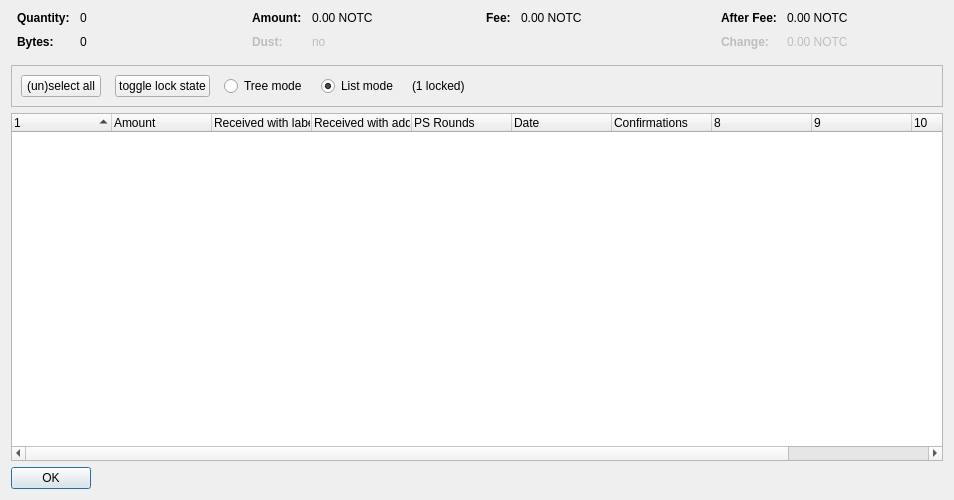
<?xml version="1.0" encoding="UTF-8"?>
<ui version="4.0">
 <class>CoinControlDialog</class>
 <widget class="QDialog" name="CoinControlDialog">
  <property name="geometry">
   <rect>
    <x>0</x>
    <y>0</y>
    <width>954</width>
    <height>500</height>
   </rect>
  </property>
  <property name="windowTitle">
   <string>Coin Selection</string>
  </property>
  <layout class="QVBoxLayout" name="verticalLayout">
   <item>
    <layout class="QHBoxLayout" name="horizontalLayoutTop" stretch="0,0,0,0">
     <property name="topMargin">
      <number>0</number>
     </property>
     <property name="bottomMargin">
      <number>10</number>
     </property>
     <item>
      <layout class="QFormLayout" name="formLayoutCoinControl1">
       <property name="horizontalSpacing">
        <number>10</number>
       </property>
       <property name="verticalSpacing">
        <number>10</number>
       </property>
       <property name="leftMargin">
        <number>6</number>
       </property>
       <property name="rightMargin">
        <number>6</number>
       </property>
       <item row="0" column="0">
        <widget class="QLabel" name="labelCoinControlQuantityText">
         <property name="font">
          <font>
           <weight>75</weight>
           <bold>true</bold>
          </font>
         </property>
         <property name="text">
          <string>Quantity:</string>
         </property>
        </widget>
       </item>
       <item row="0" column="1">
        <widget class="QLabel" name="labelCoinControlQuantity">
         <property name="cursor">
          <cursorShape>IBeamCursor</cursorShape>
         </property>
         <property name="contextMenuPolicy">
          <enum>Qt::ActionsContextMenu</enum>
         </property>
         <property name="text">
          <string notr="true">0</string>
         </property>
         <property name="textInteractionFlags">
          <set>Qt::LinksAccessibleByMouse|Qt::TextSelectableByKeyboard|Qt::TextSelectableByMouse</set>
         </property>
        </widget>
       </item>
       <item row="1" column="0">
        <widget class="QLabel" name="labelCoinControlBytesText">
         <property name="font">
          <font>
           <weight>75</weight>
           <bold>true</bold>
          </font>
         </property>
         <property name="text">
          <string>Bytes:</string>
         </property>
        </widget>
       </item>
       <item row="1" column="1">
        <widget class="QLabel" name="labelCoinControlBytes">
         <property name="cursor">
          <cursorShape>IBeamCursor</cursorShape>
         </property>
         <property name="contextMenuPolicy">
          <enum>Qt::ActionsContextMenu</enum>
         </property>
         <property name="text">
          <string notr="true">0</string>
         </property>
         <property name="textInteractionFlags">
          <set>Qt::LinksAccessibleByMouse|Qt::TextSelectableByKeyboard|Qt::TextSelectableByMouse</set>
         </property>
        </widget>
       </item>
      </layout>
     </item>
     <item>
      <layout class="QFormLayout" name="formLayoutCoinControl2">
       <property name="horizontalSpacing">
        <number>10</number>
       </property>
       <property name="verticalSpacing">
        <number>10</number>
       </property>
       <property name="leftMargin">
        <number>6</number>
       </property>
       <property name="rightMargin">
        <number>6</number>
       </property>
       <item row="0" column="0">
        <widget class="QLabel" name="labelCoinControlAmountText">
         <property name="font">
          <font>
           <weight>75</weight>
           <bold>true</bold>
          </font>
         </property>
         <property name="text">
          <string>Amount:</string>
         </property>
        </widget>
       </item>
       <item row="0" column="1">
        <widget class="QLabel" name="labelCoinControlAmount">
         <property name="cursor">
          <cursorShape>IBeamCursor</cursorShape>
         </property>
         <property name="contextMenuPolicy">
          <enum>Qt::ActionsContextMenu</enum>
         </property>
         <property name="text">
          <string notr="true">0.00 NOTC</string>
         </property>
         <property name="textInteractionFlags">
          <set>Qt::LinksAccessibleByMouse|Qt::TextSelectableByKeyboard|Qt::TextSelectableByMouse</set>
         </property>
        </widget>
       </item>
       <item row="1" column="0">
        <widget class="QLabel" name="labelCoinControlLowOutputText">
         <property name="enabled">
          <bool>false</bool>
         </property>
         <property name="font">
          <font>
           <weight>75</weight>
           <bold>true</bold>
          </font>
         </property>
         <property name="text">
          <string>Dust:</string>
         </property>
        </widget>
       </item>
       <item row="1" column="1">
        <widget class="QLabel" name="labelCoinControlLowOutput">
         <property name="enabled">
          <bool>false</bool>
         </property>
         <property name="cursor">
          <cursorShape>IBeamCursor</cursorShape>
         </property>
         <property name="contextMenuPolicy">
          <enum>Qt::ActionsContextMenu</enum>
         </property>
         <property name="text">
          <string notr="true">no</string>
         </property>
         <property name="textInteractionFlags">
          <set>Qt::LinksAccessibleByMouse|Qt::TextSelectableByKeyboard|Qt::TextSelectableByMouse</set>
         </property>
        </widget>
       </item>
      </layout>
     </item>
     <item>
      <layout class="QFormLayout" name="formLayoutCoinControl3">
       <property name="horizontalSpacing">
        <number>10</number>
       </property>
       <property name="verticalSpacing">
        <number>10</number>
       </property>
       <property name="leftMargin">
        <number>6</number>
       </property>
       <property name="rightMargin">
        <number>6</number>
       </property>
       <item row="0" column="0">
        <widget class="QLabel" name="labelCoinControlFeeText">
         <property name="font">
          <font>
           <weight>75</weight>
           <bold>true</bold>
          </font>
         </property>
         <property name="text">
          <string>Fee:</string>
         </property>
        </widget>
       </item>
       <item row="0" column="1">
        <widget class="QLabel" name="labelCoinControlFee">
         <property name="cursor">
          <cursorShape>IBeamCursor</cursorShape>
         </property>
         <property name="contextMenuPolicy">
          <enum>Qt::ActionsContextMenu</enum>
         </property>
         <property name="text">
          <string notr="true">0.00 NOTC</string>
         </property>
         <property name="textInteractionFlags">
          <set>Qt::LinksAccessibleByMouse|Qt::TextSelectableByKeyboard|Qt::TextSelectableByMouse</set>
         </property>
        </widget>
       </item>
      </layout>
     </item>
     <item>
      <layout class="QFormLayout" name="formLayoutCoinControl4">
       <property name="horizontalSpacing">
        <number>10</number>
       </property>
       <property name="verticalSpacing">
        <number>10</number>
       </property>
       <property name="leftMargin">
        <number>6</number>
       </property>
       <property name="rightMargin">
        <number>6</number>
       </property>
       <item row="0" column="0">
        <widget class="QLabel" name="labelCoinControlAfterFeeText">
         <property name="font">
          <font>
           <weight>75</weight>
           <bold>true</bold>
          </font>
         </property>
         <property name="text">
          <string>After Fee:</string>
         </property>
        </widget>
       </item>
       <item row="0" column="1">
        <widget class="QLabel" name="labelCoinControlAfterFee">
         <property name="cursor">
          <cursorShape>IBeamCursor</cursorShape>
         </property>
         <property name="contextMenuPolicy">
          <enum>Qt::ActionsContextMenu</enum>
         </property>
         <property name="text">
          <string notr="true">0.00 NOTC</string>
         </property>
         <property name="textInteractionFlags">
          <set>Qt::LinksAccessibleByMouse|Qt::TextSelectableByKeyboard|Qt::TextSelectableByMouse</set>
         </property>
        </widget>
       </item>
       <item row="1" column="0">
        <widget class="QLabel" name="labelCoinControlChangeText">
         <property name="enabled">
          <bool>false</bool>
         </property>
         <property name="font">
          <font>
           <weight>75</weight>
           <bold>true</bold>
          </font>
         </property>
         <property name="text">
          <string>Change:</string>
         </property>
        </widget>
       </item>
       <item row="1" column="1">
        <widget class="QLabel" name="labelCoinControlChange">
         <property name="enabled">
          <bool>false</bool>
         </property>
         <property name="cursor">
          <cursorShape>IBeamCursor</cursorShape>
         </property>
         <property name="contextMenuPolicy">
          <enum>Qt::ActionsContextMenu</enum>
         </property>
         <property name="text">
          <string notr="true">0.00 NOTC</string>
         </property>
         <property name="textInteractionFlags">
          <set>Qt::LinksAccessibleByMouse|Qt::TextSelectableByKeyboard|Qt::TextSelectableByMouse</set>
         </property>
        </widget>
       </item>
      </layout>
     </item>
    </layout>
   </item>
   <item>
    <widget class="QFrame" name="frame">
     <property name="minimumSize">
      <size>
       <width>0</width>
       <height>40</height>
      </size>
     </property>
     <property name="frameShape">
      <enum>QFrame::StyledPanel</enum>
     </property>
     <property name="frameShadow">
      <enum>QFrame::Sunken</enum>
     </property>
     <layout class="QHBoxLayout" name="horizontalLayout">
      <item>
       <layout class="QHBoxLayout" name="horizontalLayoutPanel" stretch="0,0,0,0,0,0">
        <property name="spacing">
         <number>14</number>
        </property>
        <item>
         <widget class="QPushButton" name="pushButtonSelectAll">
          <property name="sizePolicy">
           <sizepolicy hsizetype="Maximum" vsizetype="Fixed">
            <horstretch>0</horstretch>
            <verstretch>0</verstretch>
           </sizepolicy>
          </property>
          <property name="text">
           <string>(un)select all</string>
          </property>
          <property name="autoDefault">
           <bool>false</bool>
          </property>
         </widget>
        </item>
        <item>
         <widget class="QPushButton" name="pushButtonToggleLock">
          <property name="sizePolicy">
           <sizepolicy hsizetype="Maximum" vsizetype="Fixed">
            <horstretch>0</horstretch>
            <verstretch>0</verstretch>
           </sizepolicy>
          </property>
          <property name="text">
           <string>toggle lock state</string>
          </property>
          <property name="autoDefault">
           <bool>false</bool>
          </property>
         </widget>
        </item>
        <item>
         <widget class="QRadioButton" name="radioTreeMode">
          <property name="sizePolicy">
           <sizepolicy hsizetype="Maximum" vsizetype="Fixed">
            <horstretch>0</horstretch>
            <verstretch>0</verstretch>
           </sizepolicy>
          </property>
          <property name="text">
           <string>Tree mode</string>
          </property>
         </widget>
        </item>
        <item>
         <widget class="QRadioButton" name="radioListMode">
          <property name="sizePolicy">
           <sizepolicy hsizetype="Maximum" vsizetype="Fixed">
            <horstretch>0</horstretch>
            <verstretch>0</verstretch>
           </sizepolicy>
          </property>
          <property name="text">
           <string>List mode</string>
          </property>
          <property name="checked">
           <bool>true</bool>
          </property>
         </widget>
        </item>
        <item>
         <widget class="QLabel" name="labelLocked">
          <property name="text">
           <string>(1 locked)</string>
          </property>
         </widget>
        </item>
        <item>
         <spacer name="horizontalSpacer">
          <property name="orientation">
           <enum>Qt::Horizontal</enum>
          </property>
          <property name="sizeHint" stdset="0">
           <size>
            <width>40</width>
            <height>20</height>
           </size>
          </property>
         </spacer>
        </item>
       </layout>
      </item>
     </layout>
    </widget>
   </item>
   <item>
    <widget class="CoinControlTreeWidget" name="treeWidget">
     <property name="contextMenuPolicy">
      <enum>Qt::CustomContextMenu</enum>
     </property>
     <property name="sortingEnabled">
      <bool>false</bool>
     </property>
     <property name="columnCount">
      <number>11</number>
     </property>
     <attribute name="headerShowSortIndicator" stdset="0">
      <bool>true</bool>
     </attribute>
     <attribute name="headerStretchLastSection">
      <bool>false</bool>
     </attribute>
     <column>
      <property name="text">
       <string/>
      </property>
     </column>
     <column>
      <property name="text">
       <string>Amount</string>
      </property>
     </column>
     <column>
      <property name="text">
       <string>Received with label</string>
      </property>
     </column>
     <column>
      <property name="text">
       <string>Received with address</string>
      </property>
     </column>
     <column>
      <property name="text">
       <string>PS Rounds</string>
      </property>
     </column>
     <column>
      <property name="text">
       <string>Date</string>
      </property>
     </column>
     <column>
      <property name="text">
       <string>Confirmations</string>
      </property>
      <property name="toolTip">
       <string>Confirmed</string>
      </property>
     </column>
     <column>
      <property name="text">
       <string/>
      </property>
     </column>
     <column>
      <property name="text">
       <string/>
      </property>
     </column>
     <column>
      <property name="text">
       <string/>
      </property>
     </column>
     <column>
      <property name="text">
       <string/>
      </property>
     </column>
    </widget>
   </item>
   <item>
    <widget class="QDialogButtonBox" name="buttonBox">
     <property name="sizePolicy">
      <sizepolicy hsizetype="Maximum" vsizetype="Fixed">
       <horstretch>0</horstretch>
       <verstretch>0</verstretch>
      </sizepolicy>
     </property>
     <property name="orientation">
      <enum>Qt::Horizontal</enum>
     </property>
     <property name="standardButtons">
      <set>QDialogButtonBox::Ok</set>
     </property>
    </widget>
   </item>
  </layout>
 </widget>
 <customwidgets>
  <customwidget>
   <class>CoinControlTreeWidget</class>
   <extends>QTreeWidget</extends>
   <header>coincontroltreewidget.h</header>
  </customwidget>
 </customwidgets>
 <resources/>
 <connections/>
</ui>
